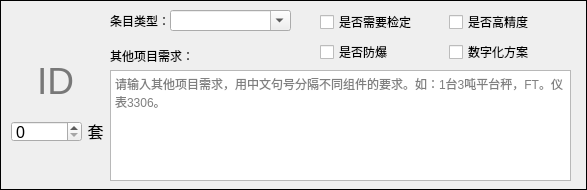
<?xml version="1.0" encoding="UTF-8"?>
<ui version="4.0">
 <class>Quotecard</class>
 <widget class="QWidget" name="Quotecard">
  <property name="geometry">
   <rect>
    <x>0</x>
    <y>0</y>
    <width>587</width>
    <height>190</height>
   </rect>
  </property>
  <property name="minimumSize">
   <size>
    <width>575</width>
    <height>190</height>
   </size>
  </property>
  <property name="windowTitle">
   <string>新建条目</string>
  </property>
  <property name="autoFillBackground">
   <bool>false</bool>
  </property>
  <property name="styleSheet">
   <string notr="true">#Quotecard{
	border:1px solid black;
}</string>
  </property>
  <widget class="QLabel" name="label">
   <property name="geometry">
    <rect>
     <x>110</x>
     <y>10</y>
     <width>61</width>
     <height>21</height>
    </rect>
   </property>
   <property name="text">
    <string>条目类型：</string>
   </property>
  </widget>
  <widget class="QComboBox" name="comboBox">
   <property name="geometry">
    <rect>
     <x>170</x>
     <y>10</y>
     <width>121</width>
     <height>21</height>
    </rect>
   </property>
   <property name="toolTip">
    <string>&lt;html&gt;&lt;head/&gt;&lt;body&gt;&lt;p&gt;鼠标悬停并滚动滚轮可快速切换。&lt;/p&gt;&lt;p&gt;打字可补全。&lt;/p&gt;&lt;/body&gt;&lt;/html&gt;</string>
   </property>
   <property name="toolTipDuration">
    <number>5000</number>
   </property>
   <property name="autoFillBackground">
    <bool>true</bool>
   </property>
   <property name="editable">
    <bool>true</bool>
   </property>
   <property name="placeholderText">
    <string>请选择条目类型</string>
   </property>
   <item>
    <property name="text">
     <string>称重模块</string>
    </property>
   </item>
   <item>
    <property name="text">
     <string>平台秤</string>
    </property>
   </item>
   <item>
    <property name="text">
     <string>台秤</string>
    </property>
   </item>
   <item>
    <property name="text">
     <string>汽车衡</string>
    </property>
   </item>
   <item>
    <property name="text">
     <string>数字式汽车衡</string>
    </property>
   </item>
  </widget>
  <widget class="QPlainTextEdit" name="plainTextEdit">
   <property name="geometry">
    <rect>
     <x>110</x>
     <y>70</y>
     <width>461</width>
     <height>111</height>
    </rect>
   </property>
   <property name="placeholderText">
    <string>请输入其他项目需求，用中文句号分隔不同组件的要求。如：1台3吨平台秤，FT。仪表3306。</string>
   </property>
  </widget>
  <widget class="QLabel" name="label_2">
   <property name="geometry">
    <rect>
     <x>110</x>
     <y>40</y>
     <width>91</width>
     <height>31</height>
    </rect>
   </property>
   <property name="text">
    <string>其他项目需求：</string>
   </property>
  </widget>
  <widget class="QLabel" name="label_ID">
   <property name="geometry">
    <rect>
     <x>20</x>
     <y>50</y>
     <width>71</width>
     <height>61</height>
    </rect>
   </property>
   <property name="font">
    <font>
     <pointsize>28</pointsize>
    </font>
   </property>
   <property name="styleSheet">
    <string notr="true">color:rgb(120, 120, 120)</string>
   </property>
   <property name="text">
    <string>ID</string>
   </property>
   <property name="alignment">
    <set>Qt::AlignmentFlag::AlignCenter</set>
   </property>
  </widget>
  <widget class="QWidget" name="layoutWidget">
   <property name="geometry">
    <rect>
     <x>320</x>
     <y>10</y>
     <width>251</width>
     <height>56</height>
    </rect>
   </property>
   <layout class="QGridLayout" name="gridLayout">
    <item row="0" column="0">
     <widget class="QCheckBox" name="checkBox">
      <property name="text">
       <string>是否需要检定</string>
      </property>
     </widget>
    </item>
    <item row="0" column="1">
     <widget class="QCheckBox" name="checkBox_2">
      <property name="toolTip">
       <string>注意：汽车衡的高精度为C4等级。</string>
      </property>
      <property name="toolTipDuration">
       <number>5000</number>
      </property>
      <property name="text">
       <string>是否高精度</string>
      </property>
     </widget>
    </item>
    <item row="1" column="0">
     <widget class="QCheckBox" name="checkBox_3">
      <property name="toolTip">
       <string>如勾选，请在下方输入具体的防爆等级。默认为IIBT4。</string>
      </property>
      <property name="toolTipDuration">
       <number>5000</number>
      </property>
      <property name="text">
       <string>是否防爆</string>
      </property>
     </widget>
    </item>
    <item row="1" column="1">
     <widget class="QCheckBox" name="checkBox_4">
      <property name="toolTip">
       <string>未完善,需人工复查</string>
      </property>
      <property name="toolTipDuration">
       <number>5000</number>
      </property>
      <property name="text">
       <string>数字化方案</string>
      </property>
     </widget>
    </item>
   </layout>
  </widget>
  <widget class="QSpinBox" name="spinBox">
   <property name="geometry">
    <rect>
     <x>11</x>
     <y>121</y>
     <width>71</width>
     <height>21</height>
    </rect>
   </property>
   <property name="font">
    <font>
     <pointsize>12</pointsize>
    </font>
   </property>
  </widget>
  <widget class="QLabel" name="label_unit">
   <property name="geometry">
    <rect>
     <x>80</x>
     <y>120</y>
     <width>31</width>
     <height>21</height>
    </rect>
   </property>
   <property name="font">
    <font>
     <pointsize>12</pointsize>
    </font>
   </property>
   <property name="text">
    <string>套</string>
   </property>
   <property name="alignment">
    <set>Qt::AlignmentFlag::AlignCenter</set>
   </property>
  </widget>
 </widget>
 <tabstops>
  <tabstop>comboBox</tabstop>
  <tabstop>spinBox</tabstop>
  <tabstop>plainTextEdit</tabstop>
  <tabstop>checkBox</tabstop>
  <tabstop>checkBox_3</tabstop>
  <tabstop>checkBox_2</tabstop>
  <tabstop>checkBox_4</tabstop>
 </tabstops>
 <resources/>
 <connections/>
</ui>
